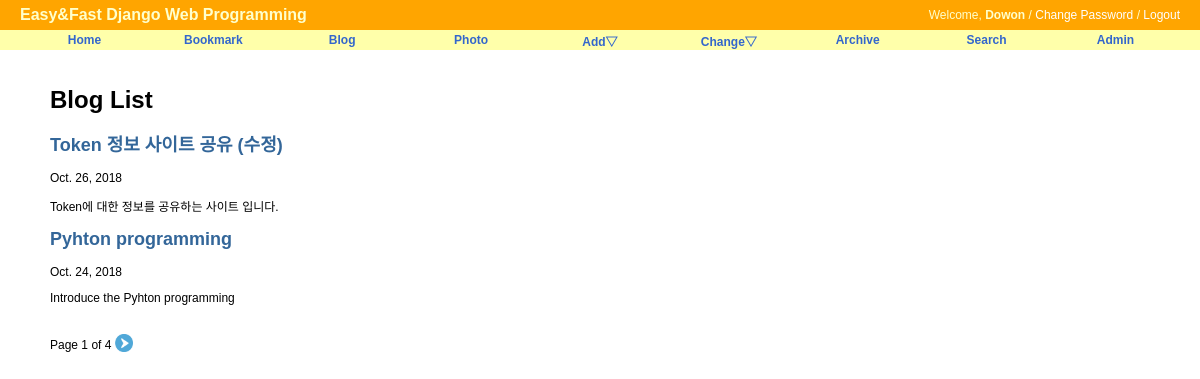
Page /blog/ (signed in) on the committed database.
### blog/models.py (models this page shows, shortened)
class Post(models.Model):
    title       = models.CharField('TITLE', max_length=50)
    slug        = models.SlugField('SLUG', unique=True, allow_unicode=True, help_text='one word for title alias.')
    description = models.CharField('DESCRIPTION', max_length=100, blank=True, null=True, help_text='simple descripton text.')
    content     = models.TextField('CONTENT')
    create_date = models.DateTimeField('Create Date', auto_now_add=True)
    modify_date = models.DateTimeField('Modify Date', auto_now=True)
    owner = models.ForeignKey(User, null=True, on_delete=models.CASCADE)
    class Meta:
        verbose_name = 'post'
        verbose_name_plural = 'posts'
        db_table = 'blog_posts'
        ordering = ('-modify_date',)
    def get_absolute_url(self):
        return reverse('blog:post_detail', args=(self.slug,))

### blog/views.py (the view)
# urls.py: path('', PostLV.as_view(), name='index'),
class PostLV(ListView):
    model = Post
    template_name = "blog/post_all.html" # psot_list.html
    context_object_name = "posts" # object_list
    paginate_by = 2

### blog/templates/blog/post_all.html (shortened to what this page needs)
{% extends "base.html" %}
{% load staticfiles %}
{% block content %}
<div id="content">
    <h1>Blog List</h1>
    {% for post in posts %}
        <h2><a href="{{ post.get_absolute_url }}">{{ post.title }}</a></h2>
        {{ post.modify_date|date:"N d, Y"}}
        <p>{{ post.description }}</p>
    {% endfor %}
    <br/>
    <div style="position:relative;height: 20px;">
        Page {{ page_obj.number }} of {{ page_obj.paginator.num_pages }}
        {% if page_obj.has_next %}
            <a href="?page={{ page_obj.next_page_number }}">
                    <img src="{% static 'img/right.png' %}" style="position:relative;top:3px;width:18px; height:18px;"/></a>
        {% endif %}
    </div>
</div>
{% endblock %}

### templates/base.html (shortened to what this page needs)
<!DOCTYPE html>
<html lang="ko">
<head>
{% load staticfiles %}
<link rel="stylesheet" type="text/css" href="{% block stylesheet %}{% static "css/base.css" %}{% endblock %}" />
<link rel="stylesheet" type="text/css" href="{% block extrastyle %}{% endblock %}" />
</head>
<body>
<div id="header">
    <h2 class="maintitle">Easy&amp;Fast Django Web Programming</h2>
    {% if user.is_active %}
        <h4 class="welcome">Welcome, <strong>{% firstof user.get_short_name user.get_username %}</strong> /
            <a href="{% url 'password_change' %}">Change Password</a> /
            <a href="{% url 'logout' %}">Logout</a>
        </h4>
    {% else %}
        <h4 class="welcome">
            <a href="{% url 'login' %}">Login</a> /
            <a href="{% url 'register' %}">Register</a>
        </h4>
    {% endif %}
</div>
<div id="menu">
    <li><a href="{% url 'home' %}">Home</a></li>
    <li><a href="{% url 'bookmark:index' %}">Bookmark</a></li>
    <li><a href="{% url 'blog:index' %}">Blog</a></li>
    <li><a href="#">Photo</a></li>
    <li><a href="#">Add&bigtriangledown;</a>
    </li>
    <li><a href="#">Change&bigtriangledown;</a>
    </li>
    <li><a href="{% url 'blog:post_archive' %}">Archive</a></li>
    <li><a href="{% url 'blog:search' %}">Search</a></li>
    <li><a href="{% url 'admin:index' %}">Admin</a></li>
</div>
{% block content %}{% endblock %}
</body>
</html>

### static/css/base.css (style rules this page uses)
body { font-family: "Lucida Grande", Verdana, Arial, sans-serif; font-size: 12px; }
div#header { position: absolute; top: 0px; left: 0px; height: 30px; width: 100%; display: table; background: orange; }
div#menu { position: absolute; top: 30px; left: 0px; height: 20px; width: 100%; display: table; table-layout: fixed; border-spacing: 40px 0px; background: #ffa; font-size: 12px; }
div#content { position: absolute; top: 70px; left: 50px; right: 50px; }
.maintitle { display: table-cell; vertical-align: middle; padding-left: 20px; color: #ffc; font-weight: bold; font-size: 16px; }
.welcome { display: table-cell; vertical-align: middle; text-align: right; padding-right: 20px; color: #ffc; font-weight: normal; font-size: 12px; }
.welcome a:link, .welcome a:visited { color: white; }
div#menu a:link, div#menu a:visited { color: #36c; }
div#menu > li { display: table-cell; vertical-align: middle; border-radius: 25px; text-align: center; font-weight: bold; }
a:link, a:visited { color: #369; text-decoration: none; }

### rows in the picture
Post: title "Token 정보 사이트 공유 (수정)", modify_date "Oct. 26, 2018", description "Token에 대한 정보를 공유하는 사이트 입니다."
Post: title "Pyhton programming", modify_date "Oct. 24, 2018", description "Introduce the Pyhton programming"

### other values in the picture
{{ page_obj.number }} "1"
{{ page_obj.paginator.num_pages }} "4"
